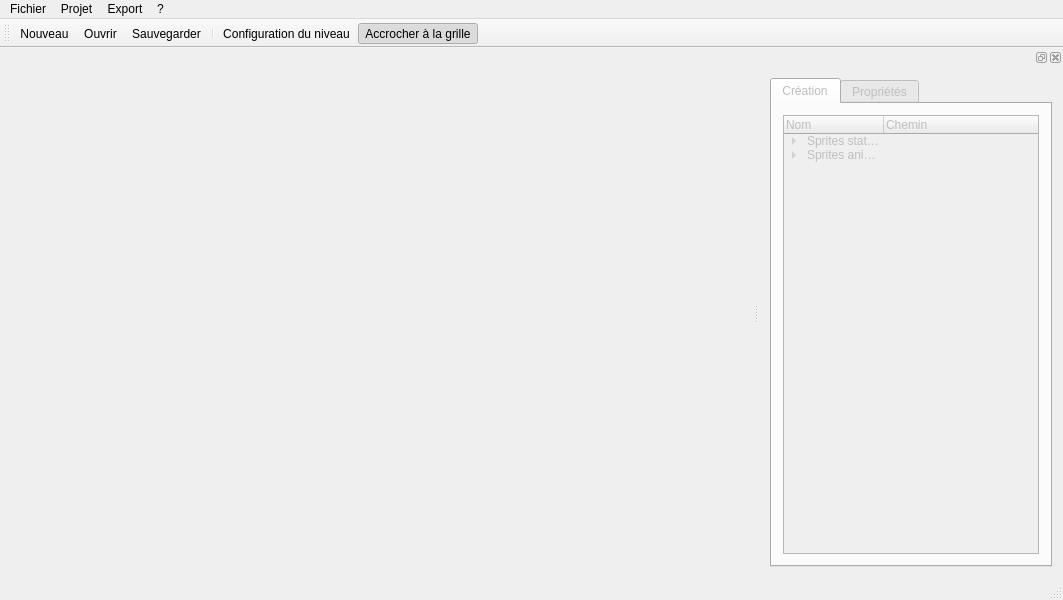
<?xml version="1.0" encoding="UTF-8"?>
<ui version="4.0">
 <class>MainWindow</class>
 <widget class="QMainWindow" name="MainWindow">
  <property name="geometry">
   <rect>
    <x>0</x>
    <y>0</y>
    <width>1063</width>
    <height>600</height>
   </rect>
  </property>
  <property name="windowTitle">
   <string>Nyuu</string>
  </property>
  <property name="windowIcon">
   <iconset resource="Resources.qrc">
    <normaloff>:/App/Resources/NyuuLogo2.png</normaloff>:/App/Resources/NyuuLogo2.png</iconset>
  </property>
  <property name="toolButtonStyle">
   <enum>Qt::ToolButtonTextUnderIcon</enum>
  </property>
  <widget class="QWidget" name="centralWidget">
   <layout class="QGridLayout" name="gridLayout_2">
    <item row="0" column="0">
     <widget class="CRenderWidget" name="renderWidget" native="true"/>
    </item>
   </layout>
  </widget>
  <widget class="QMenuBar" name="menuBar">
   <property name="geometry">
    <rect>
     <x>0</x>
     <y>0</y>
     <width>1063</width>
     <height>22</height>
    </rect>
   </property>
   <widget class="QMenu" name="menuFichier">
    <property name="title">
     <string>Fichier</string>
    </property>
    <addaction name="actionNouveau"/>
    <addaction name="actionOuvrir"/>
    <addaction name="actionSauvegarder"/>
    <addaction name="separator"/>
    <addaction name="actionQuitter"/>
   </widget>
   <widget class="QMenu" name="menuProjet">
    <property name="title">
     <string>Projet</string>
    </property>
    <addaction name="actionD_finir_le_chemin_du_projet"/>
    <addaction name="actionRecharger_les_objets_textures"/>
   </widget>
   <widget class="QMenu" name="menuExport">
    <property name="title">
     <string>Export</string>
    </property>
    <addaction name="actionG_n_rer_les_fichiers_client"/>
    <addaction name="actionG_n_rer_les_fichiers_serveur"/>
   </widget>
   <widget class="QMenu" name="menu">
    <property name="title">
     <string>?</string>
    </property>
    <addaction name="actionA_propos"/>
   </widget>
   <addaction name="menuFichier"/>
   <addaction name="menuProjet"/>
   <addaction name="menuExport"/>
   <addaction name="menu"/>
  </widget>
  <widget class="QStatusBar" name="statusBar"/>
  <widget class="QToolBar" name="toolBar">
   <property name="enabled">
    <bool>true</bool>
   </property>
   <property name="windowTitle">
    <string>toolBar</string>
   </property>
   <attribute name="toolBarArea">
    <enum>TopToolBarArea</enum>
   </attribute>
   <attribute name="toolBarBreak">
    <bool>false</bool>
   </attribute>
   <addaction name="actionNouveau"/>
   <addaction name="actionOuvrir"/>
   <addaction name="actionSauvegarder"/>
   <addaction name="separator"/>
   <addaction name="actionConfiguration_du_niveau"/>
   <addaction name="actionAccrocher_la_grille"/>
  </widget>
  <widget class="QDockWidget" name="dock_Toolset">
   <property name="enabled">
    <bool>false</bool>
   </property>
   <attribute name="dockWidgetArea">
    <number>2</number>
   </attribute>
   <widget class="QWidget" name="dockWidgetContents_3">
    <layout class="QGridLayout" name="gridLayout">
     <item row="0" column="0">
      <widget class="QTabWidget" name="tabInspector">
       <property name="minimumSize">
        <size>
         <width>211</width>
         <height>0</height>
        </size>
       </property>
       <property name="tabShape">
        <enum>QTabWidget::Rounded</enum>
       </property>
       <property name="currentIndex">
        <number>0</number>
       </property>
       <property name="documentMode">
        <bool>false</bool>
       </property>
       <property name="tabsClosable">
        <bool>false</bool>
       </property>
       <widget class="QWidget" name="tab">
        <attribute name="title">
         <string>Création</string>
        </attribute>
        <layout class="QGridLayout" name="gridLayout_3">
         <item row="0" column="0">
          <widget class="QTreeWidget" name="tree_EntitiesAvailable">
           <property name="editTriggers">
            <set>QAbstractItemView::NoEditTriggers</set>
           </property>
           <property name="dragEnabled">
            <bool>true</bool>
           </property>
           <column>
            <property name="text">
             <string>Nom</string>
            </property>
           </column>
           <column>
            <property name="text">
             <string>Chemin</string>
            </property>
           </column>
           <item>
            <property name="text">
             <string>Sprites statiques</string>
            </property>
            <item>
             <property name="text">
              <string>Nouveau sous-élément</string>
             </property>
            </item>
           </item>
           <item>
            <property name="text">
             <string>Sprites animés</string>
            </property>
            <item>
             <property name="text">
              <string>Nouveau sous-élément</string>
             </property>
            </item>
           </item>
          </widget>
         </item>
        </layout>
       </widget>
       <widget class="QWidget" name="tab_2">
        <attribute name="title">
         <string>Propriétés</string>
        </attribute>
        <layout class="QGridLayout" name="gridLayout_4">
         <item row="1" column="0">
          <widget class="QTableWidget" name="tableProperties">
           <column>
            <property name="text">
             <string>Propriété</string>
            </property>
           </column>
           <column>
            <property name="text">
             <string>Valeur</string>
            </property>
           </column>
          </widget>
         </item>
         <item row="0" column="0">
          <widget class="QPushButton" name="btnReloadResource">
           <property name="text">
            <string>Recharger le fichier resource associé</string>
           </property>
           <property name="icon">
            <iconset resource="Resources.qrc">
             <normaloff>:/Icons/Resources/Icons/ic_refresh.png</normaloff>:/Icons/Resources/Icons/ic_refresh.png</iconset>
           </property>
          </widget>
         </item>
        </layout>
       </widget>
      </widget>
     </item>
    </layout>
   </widget>
  </widget>
  <action name="actionNouveau">
   <property name="icon">
    <iconset resource="Resources.qrc">
     <normaloff>:/Icons/Resources/Icons/ic_document_3.png</normaloff>:/Icons/Resources/Icons/ic_document_3.png</iconset>
   </property>
   <property name="text">
    <string>Nouveau</string>
   </property>
   <property name="shortcut">
    <string>Ctrl+N</string>
   </property>
  </action>
  <action name="actionOuvrir">
   <property name="icon">
    <iconset resource="Resources.qrc">
     <normaloff>:/Icons/Resources/Icons/ic_folder_red.png</normaloff>:/Icons/Resources/Icons/ic_folder_red.png</iconset>
   </property>
   <property name="text">
    <string>Ouvrir</string>
   </property>
   <property name="shortcut">
    <string>Ctrl+O</string>
   </property>
  </action>
  <action name="actionSauvegarder">
   <property name="icon">
    <iconset resource="Resources.qrc">
     <normaloff>:/Icons/Resources/Icons/ic_save.png</normaloff>:/Icons/Resources/Icons/ic_save.png</iconset>
   </property>
   <property name="text">
    <string>Sauvegarder</string>
   </property>
   <property name="shortcut">
    <string>Ctrl+S</string>
   </property>
  </action>
  <action name="actionConfiguration_du_niveau">
   <property name="enabled">
    <bool>true</bool>
   </property>
   <property name="icon">
    <iconset resource="Resources.qrc">
     <normaloff>:/Icons/Resources/Icons/ic_document_settings.png</normaloff>:/Icons/Resources/Icons/ic_document_settings.png</iconset>
   </property>
   <property name="text">
    <string>Configuration du niveau</string>
   </property>
  </action>
  <action name="actionQuitter">
   <property name="icon">
    <iconset resource="Resources.qrc">
     <normaloff>:/Icons/Resources/Icons/ic_power.png</normaloff>:/Icons/Resources/Icons/ic_power.png</iconset>
   </property>
   <property name="text">
    <string>Quitter</string>
   </property>
  </action>
  <action name="actionD_finir_le_chemin_du_projet">
   <property name="icon">
    <iconset resource="Resources.qrc">
     <normaloff>:/Icons/Resources/Icons/ic_drawer.png</normaloff>:/Icons/Resources/Icons/ic_drawer.png</iconset>
   </property>
   <property name="text">
    <string>Définir le chemin du projet</string>
   </property>
  </action>
  <action name="actionRecharger_les_objets_textures">
   <property name="icon">
    <iconset resource="Resources.qrc">
     <normaloff>:/Icons/Resources/Icons/ic_refresh.png</normaloff>:/Icons/Resources/Icons/ic_refresh.png</iconset>
   </property>
   <property name="text">
    <string>Recharger les objets/textures</string>
   </property>
  </action>
  <action name="actionAccrocher_la_grille">
   <property name="checkable">
    <bool>true</bool>
   </property>
   <property name="checked">
    <bool>true</bool>
   </property>
   <property name="icon">
    <iconset resource="Resources.qrc">
     <normaloff>:/Icons/Resources/Icons/ic_grid.png</normaloff>:/Icons/Resources/Icons/ic_grid.png</iconset>
   </property>
   <property name="text">
    <string>Accrocher à la grille</string>
   </property>
  </action>
  <action name="actionG_n_rer_les_fichiers_client">
   <property name="icon">
    <iconset resource="Resources.qrc">
     <normaloff>:/Icons/Resources/Icons/ic_folder_white.png</normaloff>:/Icons/Resources/Icons/ic_folder_white.png</iconset>
   </property>
   <property name="text">
    <string>Générer les fichiers client</string>
   </property>
  </action>
  <action name="actionG_n_rer_les_fichiers_serveur">
   <property name="icon">
    <iconset resource="Resources.qrc">
     <normaloff>:/Icons/Resources/Icons/ic_folder_network.png</normaloff>:/Icons/Resources/Icons/ic_folder_network.png</iconset>
   </property>
   <property name="text">
    <string>Générer les fichiers serveur</string>
   </property>
  </action>
  <action name="actionA_propos">
   <property name="icon">
    <iconset resource="Resources.qrc">
     <normaloff>:/Icons/Resources/Icons/ic_ghost_bwaah.png</normaloff>:/Icons/Resources/Icons/ic_ghost_bwaah.png</iconset>
   </property>
   <property name="text">
    <string>A propos...</string>
   </property>
  </action>
 </widget>
 <layoutdefault spacing="6" margin="11"/>
 <customwidgets>
  <customwidget>
   <class>CRenderWidget</class>
   <extends>QWidget</extends>
   <header>CRenderWidget.h</header>
   <container>1</container>
  </customwidget>
 </customwidgets>
 <resources>
  <include location="Resources.qrc"/>
 </resources>
 <connections/>
</ui>
